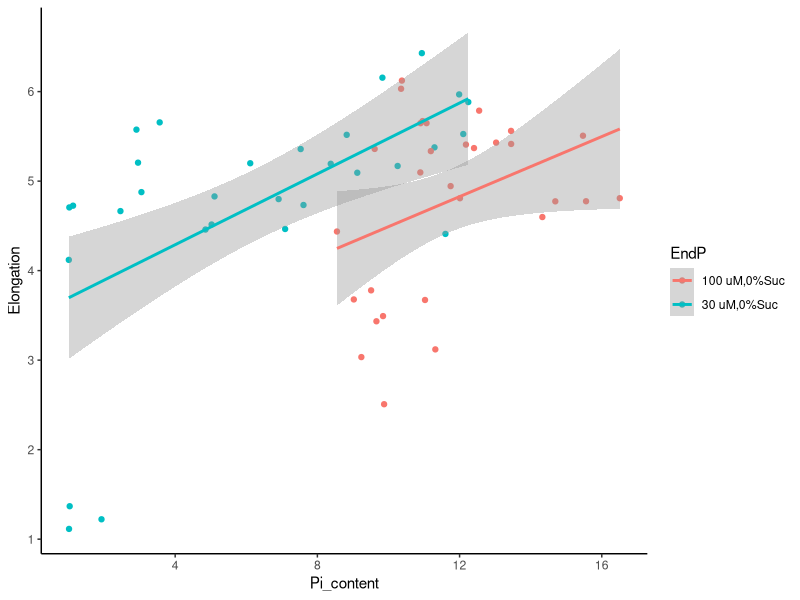
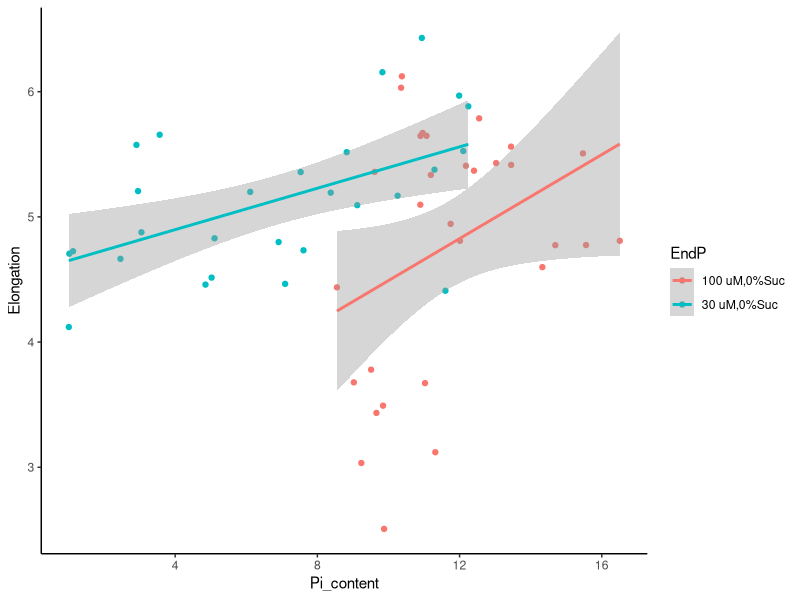
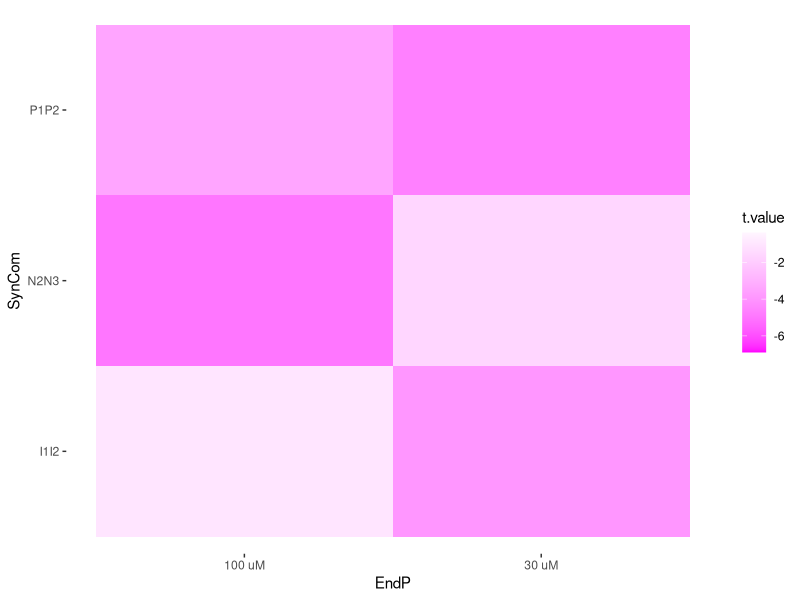

Here is the R script that generated these plots, in order:
## ---- chunk 1
library(tidyverse)
## ---- chunk 2
Dat <- read_tsv("data/phenotypes.tsv",
                col_types = cols(Pi_content = col_number(),
                                 Elongation = col_number(),
                                 Experiment = col_character(),
                                 EndP = col_character(),
                                 Bacteria = col_character(),
                                 Plate = col_character()))
Dat
## ---- chunk 3
Dat %>%
  ggplot(aes(x = Pi_content, y = Elongation, col = EndP)) +
  geom_point() +
  geom_smooth(method = "lm", formula = y ~ x) +
  theme_classic()
## ---- chunk 4
Dat %>%
  arrange(Elongation)
## ---- chunk 5
Dat <- Dat %>%
  filter(Elongation > 2)
## ---- chunk 6
Dat %>%
  ggplot(aes(x = Pi_content, y = Elongation, col = EndP)) +
  geom_point() +
  geom_smooth(method = "lm", formula = y ~ x) +
  theme_classic()
## ---- chunk 7
f1 <- Elongation ~ Pi_content + Bacteria + Experiment
m1 <- lm(f1, data = Dat %>% filter(Elongation > 2))
summary(m1)
## ---- chunk 8
knitr::kable(summary(m1)$coefficients,
             caption = paste("Coefficients of linear model (",
                             format(f1), ").",
                             "We observe that shoot Pi content has no significant",
                             "effect on main root elongation."))
## ---- chunk 9
test_phenotype <- function(Dat, phenotype){
  f1 <- paste(phenotype, "~", "Bacteria + Experiment")
  f1 <- as.formula(f1)
  
  m1 <- lm(f1, data = Dat)
  Res <- summary(m1)$coefficients
  
  Res <- as.data.frame(Res)
  Res$var <- row.names(Res)
  row.names(Res) <- NULL
  Res <- Res %>%
    filter(var %in% c("BacteriaI1I2", "BacteriaN2N3", "BacteriaP1P2" )) %>%
    mutate(phenotype = phenotype) %>%
    rename(se = "Std. Error",
           t.value = "t value",
           p.value = "Pr(>|t|)")
  
  return(Res)
}
## ---- chunk 10
Pi_res <- bind_rows(test_phenotype(Dat = Dat %>%
                                     filter(EndP == "30 uM,0%Suc"),
                                   phenotype = "Pi_content") %>%
                      mutate(EndP = "30 uM"),
                    test_phenotype(Dat = Dat %>%
                                     filter(EndP == "100 uM,0%Suc"),
                                   phenotype = "Pi_content") %>%
                      mutate(EndP = "100 uM"))
Pi_res
## ---- chunk 11
Elo_res <- bind_rows(test_phenotype(Dat = Dat %>%
                                      filter(EndP == "30 uM,0%Suc"),
                                    phenotype = "Elongation") %>%
                       mutate(EndP = "30 uM"),
                     test_phenotype(Dat = Dat %>%
                                      filter(EndP == "100 uM,0%Suc"),
                                    phenotype = "Elongation") %>%
                       mutate(EndP = "100 uM"))
Elo_res
## ---- chunk 12
Res <- bind_rows(Pi_res, Elo_res) %>%
  mutate(SynCom = str_remove(var, "^Bacteria")) %>%
  select(-var)
Res
## ---- chunk 13
Res %>%
  ggplot(aes(x = EndP, y = SynCom)) +
  geom_tile(aes(fill = t.value)) +
  scale_fill_gradient2(low = "magenta", mid = "white", high = "green",
                       midpoint = 0) +
  theme(panel.background = element_blank())

# knitr::include_graphics("figs/Fig3C.jpeg")
## ---- chunk 14
sessionInfo()
